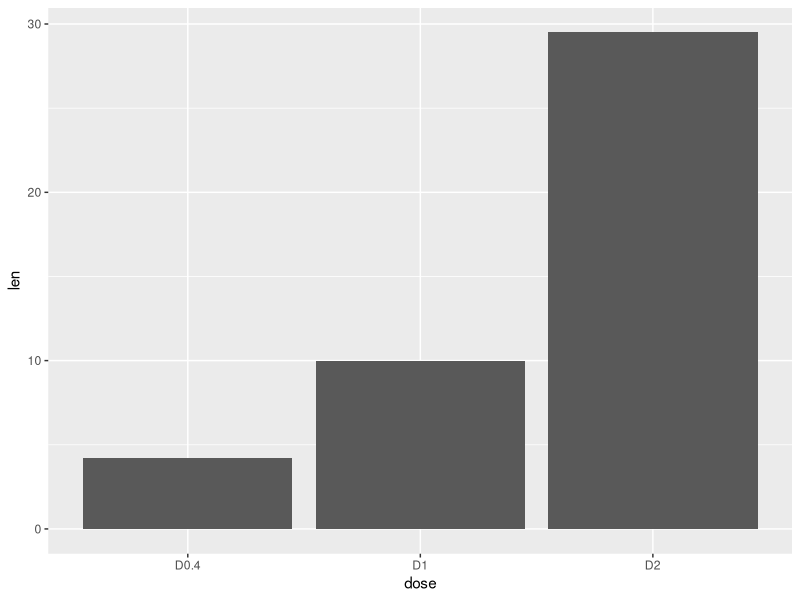
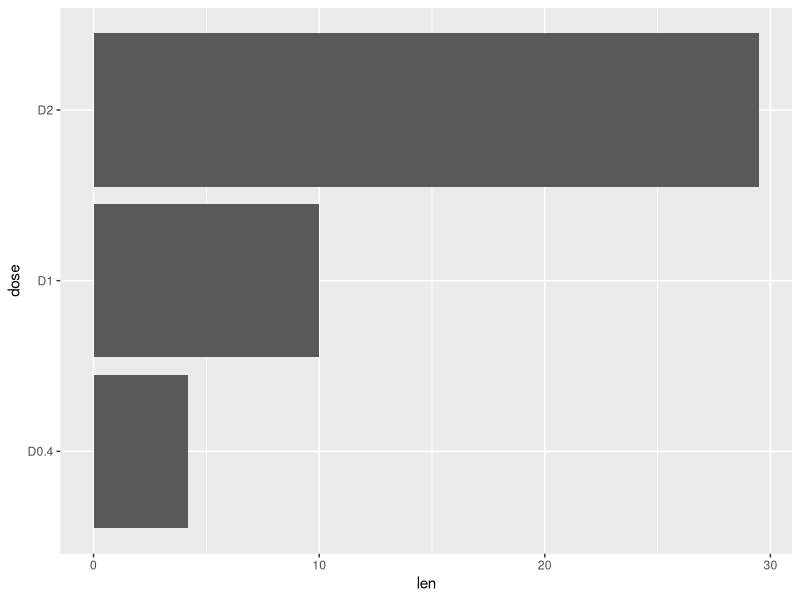
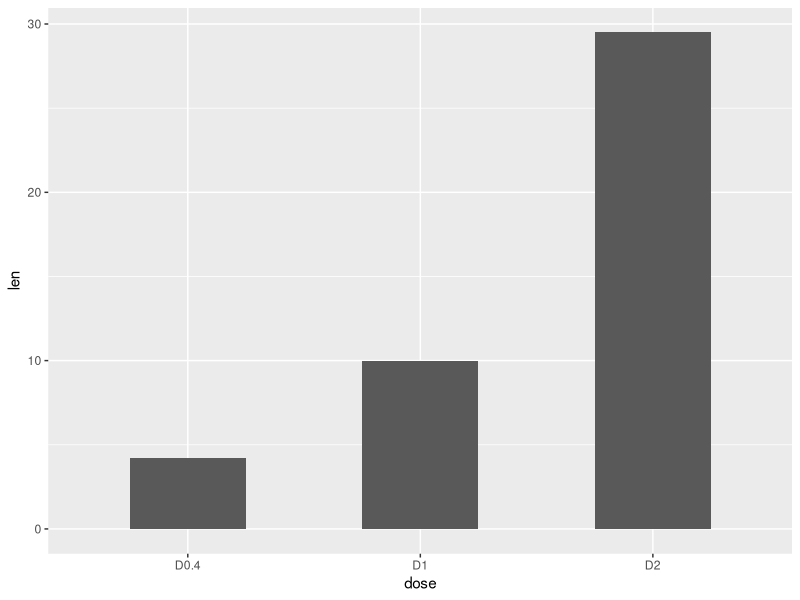
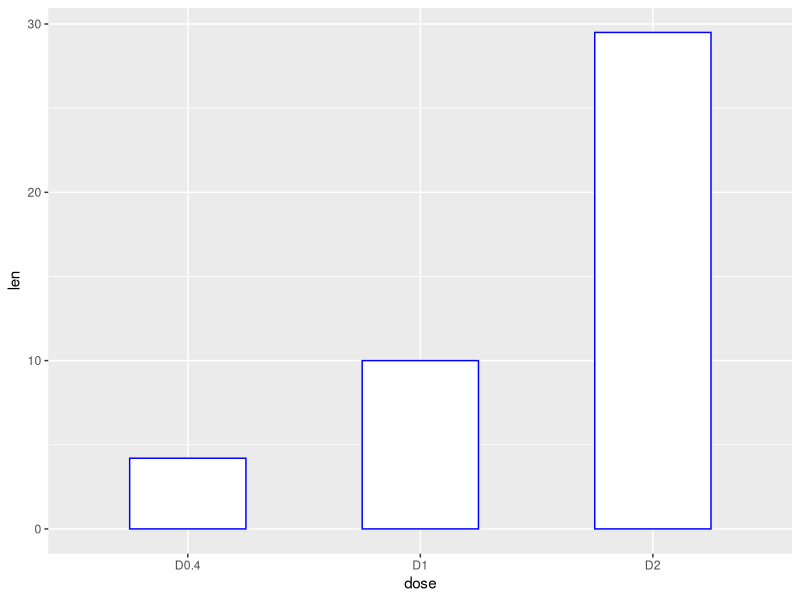
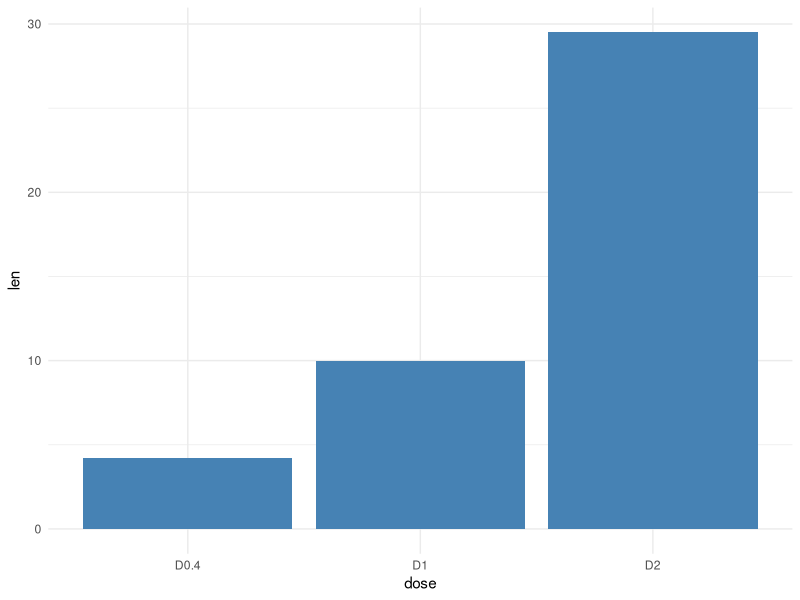
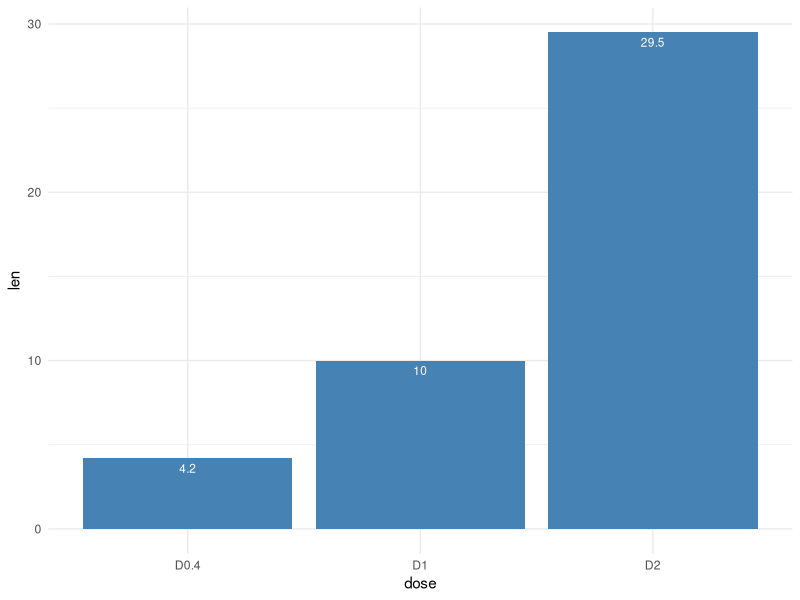
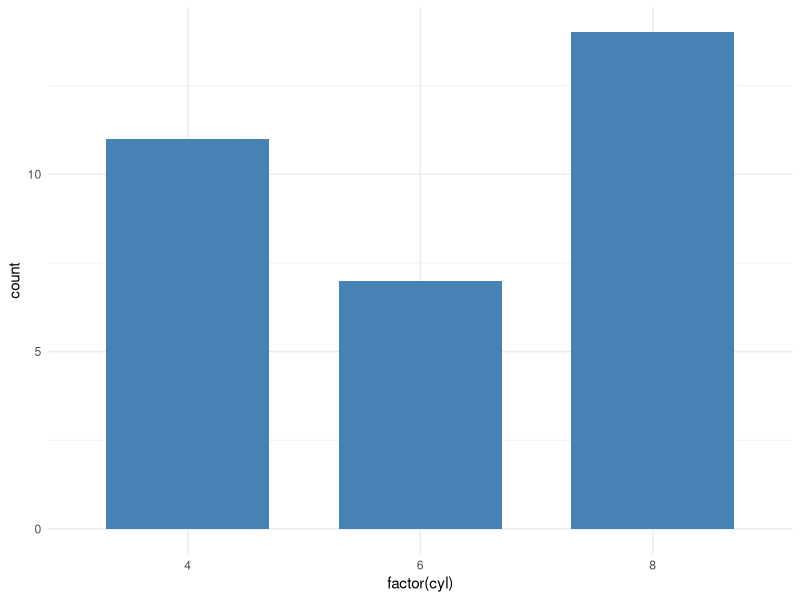

Here is the R script that generated these plots, in order:
# Creating a data frame
dataset = data.frame(dose = c("D0.4", "D1", "D2"), len = c(4.2, 10, 29.5))

library(ggplot2)

# Basic barplot
ggplot(data = dataset, aes(x = dose, y = len)) +
  geom_bar(stat = "identity")

# Horizontal barplot
ggplot(data = dataset, aes(x = dose, y = len)) +
  geom_bar(stat = "identity") + 
  coord_flip()

# Changing the width of bars
ggplot(data = dataset, aes(x = dose, y = len)) +
  geom_bar(stat = "identity", width = .5)

# Changing colors
ggplot(data = dataset, aes(x = dose, y = len)) +
  geom_bar(stat = "identity", color = "blue", fill = "white", width = .5)

# Minimal theme with blue fill color
ggplot(data = dataset, aes(x = dose, y = len)) +
  geom_bar(stat = "identity", fill = "steelblue", ) +
  theme_minimal()

# Bar plot with labels
# Outside bars
ggplot(data = dataset, aes(x = dose, y = len)) +
  geom_bar(stat = "identity", fill = "steelblue", ) +
  geom_text(aes(label = len), vjust = 1.6, size = 3, color = "white") +
  theme_minimal()

myCarData = mtcars
# Barplot of counts
# To make a barplot of counts, we will use mtcars dataset

ggplot(data = myCarData, aes(x = factor(cyl))) +
  geom_bar(stat = "count", width = 0.7, fill = "steelblue") + 
  theme_minimal()



